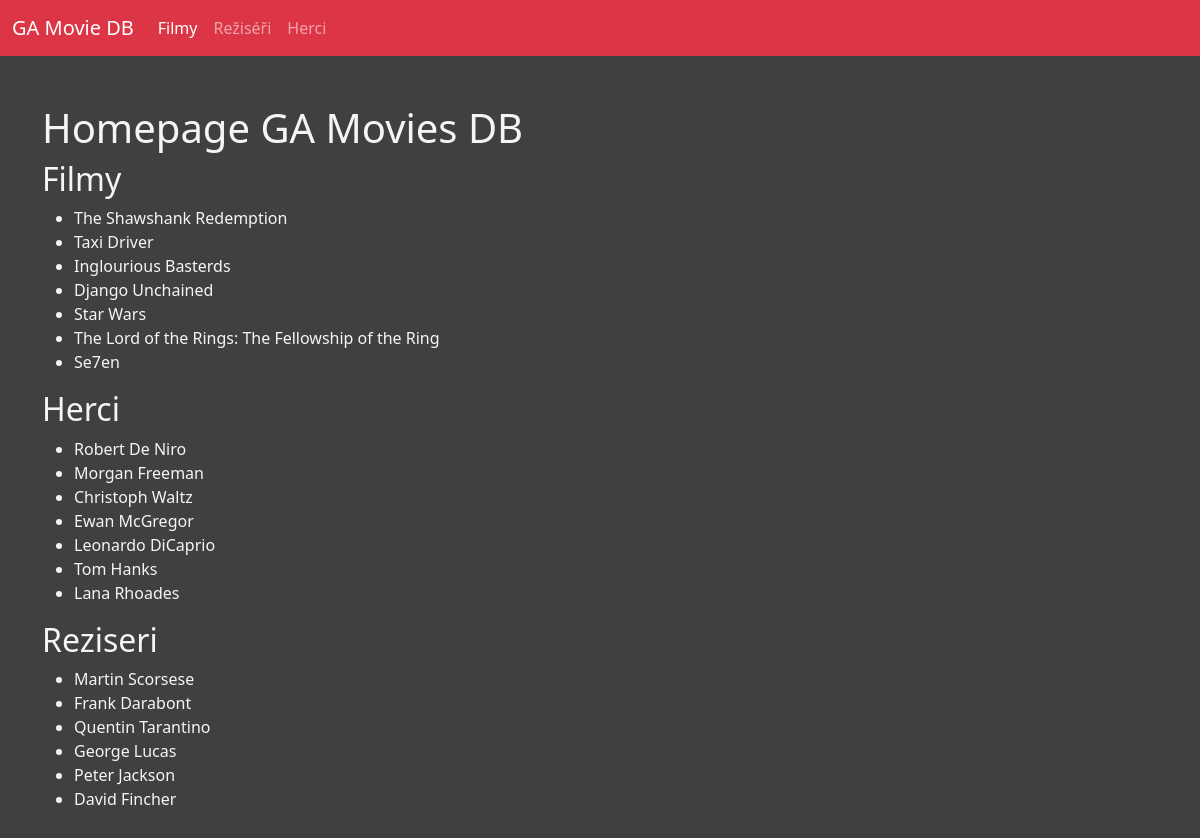
The app's page /, older data.
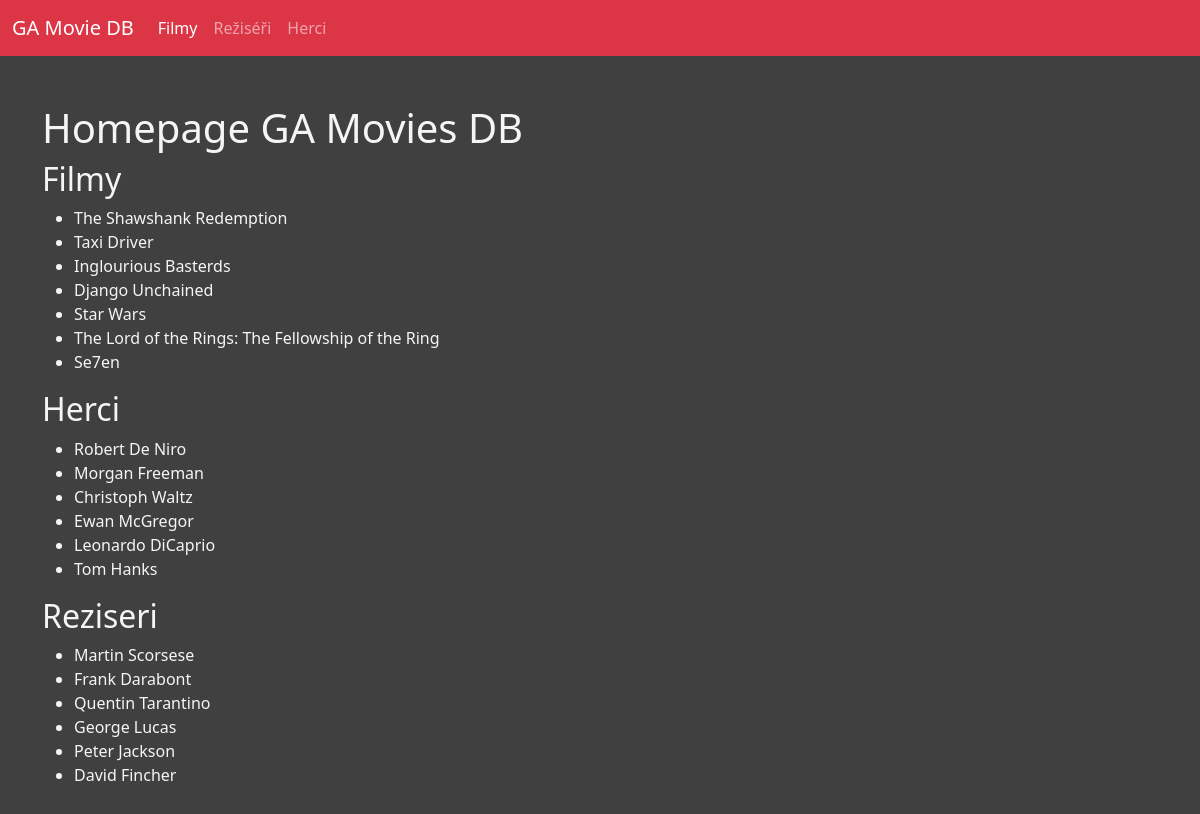
The same page, newer data.
### films/models.py (models this page shows, shortened)
class Movie(models.Model):
    name = models.CharField(max_length=200)
    slug = models.SlugField()
    image_url = models.CharField(max_length=255, blank=True, null=True)
    year = models.IntegerField(blank=True, null=True)
    avg_rating = models.FloatField(blank=True, null=True)
    description = models.TextField(blank=True)
    director = models.ForeignKey('Director', blank=True, null=True, on_delete=models.SET_NULL)
    genres = models.ManyToManyField('Genre', blank=True, null=True)

class Actor(models.Model):
    name = models.CharField(max_length=255)
    birth_year = models.IntegerField(blank=True, null=True)
    slug = models.SlugField()
    photo_url = models.CharField(max_length=255, blank=True, null=True)
    description = models.TextField(blank=True, null=True)

class Director(models.Model):
    name = models.CharField(max_length=255)
    slug = models.SlugField()
    birth_year = models.IntegerField(blank=True, null=True)

### films/views.py (the view)
# urls.py: path('', homepage, name="homepage")
def homepage(request):
    context = {
        "movies": Movie.objects.all(),
        "actors": Actor.objects.all(),
        "directors": Director.objects.all(),
        "genres": Genre.objects.all(),
    }
    return render(request, 'homepage.html', context)

### films/templates/homepage.html
{% extends 'main.html' %}
{% block content %}
<h1>Homepage GA Movies DB</h1>
<h2>Filmy</h2>
<ul>
    {% for movie in movies %}
        <li>{{movie.name}}</li>
    {% endfor %}
</ul>
<h2>Herci</h2>
<ul>
    {% for actor in actors %}
        <li>{{actor.name}}</li>
    {% endfor %}
</ul>
<h2>Reziseri</h2>
<ul>
    {% for director in directors %}
        <li>{{director.name}}</li>
    {% endfor %}
</ul>
{% endblock %}

Row changes from the older to the newer data that the page shows:
removed Actor: name "Lana Rhoades"
